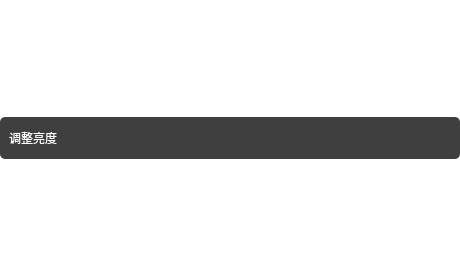
<?xml version="1.0" encoding="UTF-8"?>
<ui version="4.0">
 <class>AdjustLightUi</class>
 <widget class="QWidget" name="AdjustLightUi">
  <property name="geometry">
   <rect>
    <x>0</x>
    <y>0</y>
    <width>460</width>
    <height>277</height>
   </rect>
  </property>
  <property name="sizePolicy">
   <sizepolicy hsizetype="Preferred" vsizetype="Minimum">
    <horstretch>0</horstretch>
    <verstretch>0</verstretch>
   </sizepolicy>
  </property>
  <property name="minimumSize">
   <size>
    <width>460</width>
    <height>5</height>
   </size>
  </property>
  <property name="maximumSize">
   <size>
    <width>460</width>
    <height>16777215</height>
   </size>
  </property>
  <property name="windowTitle">
   <string>Form</string>
  </property>
  <property name="styleSheet">
   <string notr="true">background-color:transparent;
border-radius:5px;</string>
  </property>
  <layout class="QVBoxLayout" name="verticalLayout">
   <property name="spacing">
    <number>10</number>
   </property>
   <property name="leftMargin">
    <number>0</number>
   </property>
   <property name="topMargin">
    <number>0</number>
   </property>
   <property name="rightMargin">
    <number>0</number>
   </property>
   <property name="bottomMargin">
    <number>0</number>
   </property>
   <item>
    <layout class="QVBoxLayout" name="content">
     <property name="spacing">
      <number>10</number>
     </property>
     <property name="sizeConstraint">
      <enum>QLayout::SetFixedSize</enum>
     </property>
    </layout>
   </item>
   <item>
    <widget class="QWidget" name="widget_2" native="true">
     <property name="sizePolicy">
      <sizepolicy hsizetype="Preferred" vsizetype="Fixed">
       <horstretch>0</horstretch>
       <verstretch>0</verstretch>
      </sizepolicy>
     </property>
     <property name="styleSheet">
      <string notr="true">*{background-color: rgba(41, 41, 41,0.9);
color: rgb(255, 255, 255);
}
QLabel{
background-color: rgba(38, 38, 38,0);
}</string>
     </property>
     <layout class="QHBoxLayout" name="horizontalLayout_2">
      <item>
       <widget class="QLabel" name="label">
        <property name="maximumSize">
         <size>
          <width>16777215</width>
          <height>20</height>
         </size>
        </property>
        <property name="styleSheet">
         <string notr="true"/>
        </property>
        <property name="text">
         <string>调整亮度</string>
        </property>
       </widget>
      </item>
      <item>
       <widget class="QWidget" name="widget" native="true">
        <property name="sizePolicy">
         <sizepolicy hsizetype="Fixed" vsizetype="Fixed">
          <horstretch>0</horstretch>
          <verstretch>0</verstretch>
         </sizepolicy>
        </property>
        <property name="minimumSize">
         <size>
          <width>24</width>
          <height>24</height>
         </size>
        </property>
        <property name="maximumSize">
         <size>
          <width>16777215</width>
          <height>20</height>
         </size>
        </property>
        <property name="styleSheet">
         <string notr="true">border-image: url(:/img/shezhi.svg);
background-color:transparent;</string>
        </property>
        <layout class="QHBoxLayout" name="horizontalLayout"/>
       </widget>
      </item>
     </layout>
    </widget>
   </item>
  </layout>
 </widget>
 <resources/>
 <connections/>
</ui>
